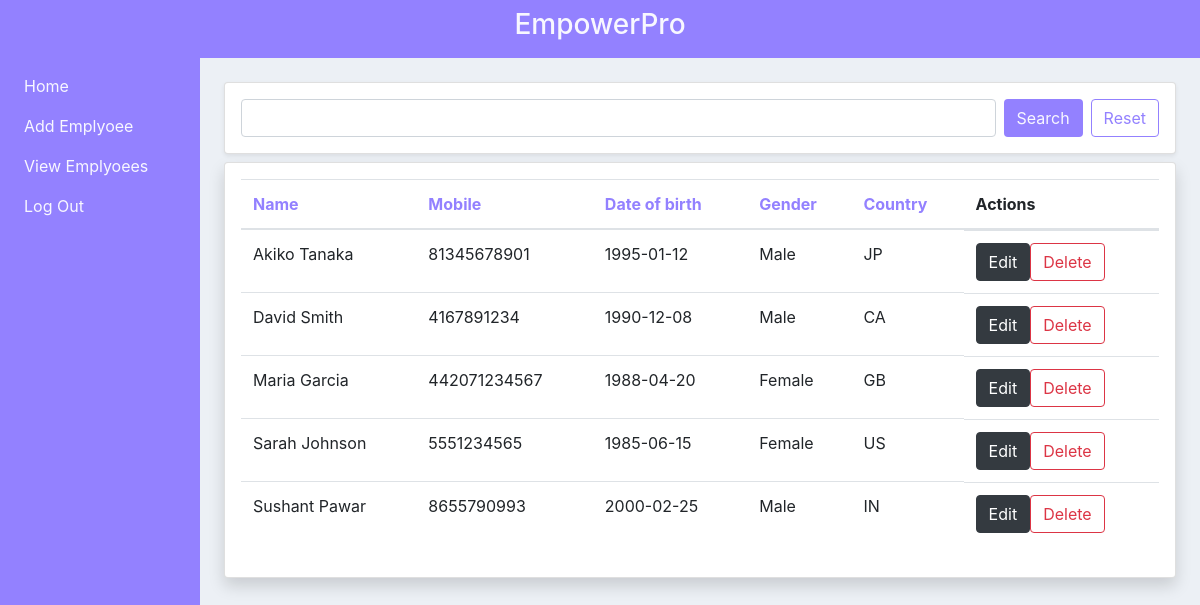
The app's page /view_emp/?sort=emplyoee_name (signed in) with its own data.
### emp_app/models.py (models this page shows, shortened)
class UserProfile(models.Model):
    emplyoee_name = models.CharField(max_length=100)
    mobile_number = models.PositiveIntegerField()
    date_of_birth = models.DateTimeField()
    gender = models.CharField(max_length=10, choices=CHOICES)
    address = models.TextField(max_length=150)
    country = CountryField()
    is_AWS = models.BooleanField(default=False)
    is_Full_Stack_Developer = models.BooleanField(default=False)
    is_DevOps = models.BooleanField(default=False)

### emp_app/views.py (the view, shortened to what this page needs)
# urls.py: path('view_emp/', views.employee_view, name='employee_view'),
@login_required
def employee_view(request):
    sort = request.GET.get("sort")
    members = dir(UserProfile)
    if sort in members:
        emp = UserProfile.objects.order_by(sort)
    else:
        emp = UserProfile.objects.all()
    context = {"emp": emp}
    return render(request, "emp_app/employee_view.html", context)

### emp_app/templates/emp_app/employee_view.html (shortened to what this page needs)
{% extends "emp_app/backend.html" %}
{% block content %}
<div class="card p-3 mb-2 shadow-sm">
    <div>
        <form method="post" class="d-flex">
            <input name="search" class="form-control mr-2">
            <button type="submit" class="btn mr-2" style="background-color: #9381FF; color: #F8F7FF;">Search</button>
            <button type="submit" class="btn" style="border-color: #9381FF; color: #9381FF;">Reset</button>
        </form>
    </div>
</div>
<div class="card p-3 table-responsive shadow">
    <table class="table">
        <thead>
            <tr>
                <th><a href="?sort=emplyoee_name">Name</a></th>
                <th><a href="?sort=mobile_number">Mobile</a></th>
                <th><a href="?sort=date_of_birth">Date of birth</a></th>
                <th><a href="?sort=gender">Gender</a></th>
                <th><a href="?sort=country">Country</a></th>
                <th>Actions</th>
            </tr>
        </thead>
        <tbody>
            {% for emp in emp %}
            <tr>
                <td>{{ emp.emplyoee_name }}</td>
                <td>{{ emp.mobile_number }}</td>
                <td>{{ emp.date_of_birth|date:"Y-m-d" }}</td>
                <td>{{ emp.gender }}</td>
                <td>{{ emp.country }}</td>
                <td class="d-flex">
                    <a href="{% url 'employee-edit' %}{{ emp.id }}">
                        <button class="btn btn-dark" type="submit">Edit</button>
                    </a>
                    <form method="post">
                        <button class="btn btn-outline-danger" type="submit">Delete</button>
                    </form>
                </td>
            </tr>
            {% endfor %}
        </tbody>
    </table>
</div>
{% endblock content %}

### emp_app/templates/emp_app/employee_view.html (style rules this page uses)
a { color: #9381FF; }

### records on screen
UserProfile: emplyoee_name "Akiko Tanaka", mobile_number "81345678901", date_of_birth "1995-01-12", gender "Male", country "JP"
UserProfile: emplyoee_name "David Smith", mobile_number "4167891234", date_of_birth "1990-12-08", gender "Male", country "CA"
UserProfile: emplyoee_name "Maria Garcia", mobile_number "442071234567", date_of_birth "1988-04-20", gender "Female", country "GB"
UserProfile: emplyoee_name "Sarah Johnson", mobile_number "5551234565", date_of_birth "1985-06-15", gender "Female", country "US"
UserProfile: emplyoee_name "Sushant Pawar", mobile_number "8655790993", date_of_birth "2000-02-25", gender "Male", country "IN"
